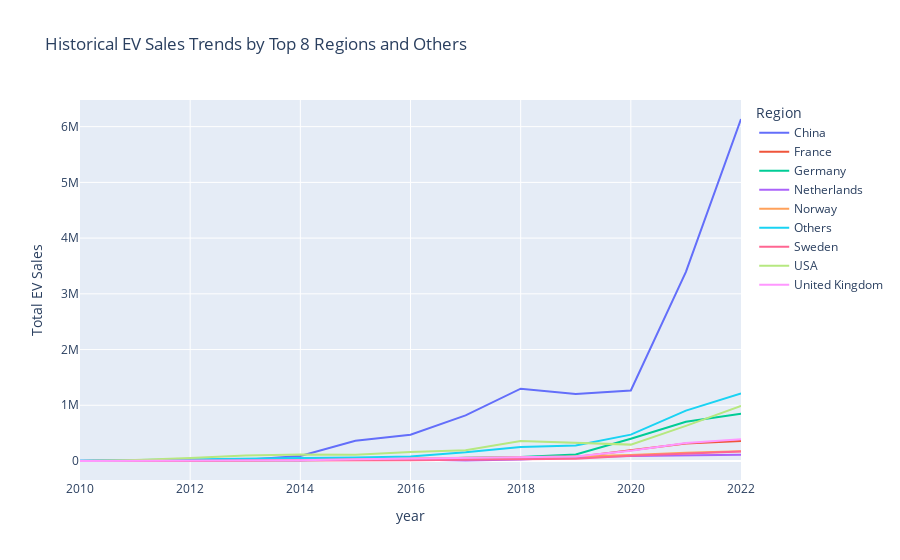

Write notebook code for a chart like this one.
### Code cell
# 3. historical EV sales for the top 8 regions while grouping all other regions as "Others"


# Filter for 'EV sales' and 'Historical' category
historical_ev_sales = data[(data['parameter'] == 'EV sales') & (data['category'] == 'Historical')]

# Find the top 8 regions based on total EV sales
top_regions = historical_ev_sales.groupby('region')['value'].sum().nlargest(8).index.tolist()

# Group data by 'year' and 'region', then calculate total EV sales for each group
sales_by_region_year = historical_ev_sales.groupby(['year', 'region'])['value'].sum().reset_index()

# Mark regions not in the top 8 as 'Others'
sales_by_region_year['region'] = sales_by_region_year['region'].apply(lambda x: x if x in top_regions else 'Others')

# Re-aggregate the data with 'Others' included
aggregated_sales = sales_by_region_year.groupby(['year', 'region'])['value'].sum().reset_index()

# Create the Plotly line chart to visualize the trends
fig = px.line(aggregated_sales, x='year', y='value', color='region',
             labels={
                 "value": "Total EV Sales",
                 "region": "Region"
             },
             title="Historical EV Sales Trends by Top 8 Regions and Others")

# Show the plot
fig.show()

### Figure 1 — Plotly figure (JSON) as saved in the notebook; plotly's stock layout.template omitted (floating-point values rounded to 4 significant figures)
{"data": [{"hovertemplate": "Region=China<br>year=%{x}<br>Total EV Sales=%{y}<extra></extra>", "legendgroup": "China", "line": {"color": "#636efa", "dash": "solid"}, "marker": {"symbol": "circle"}, "mode": "lines", "name": "China", "orientation": "v", "showlegend": true, "type": "scatter", "x": [2010, 2011, 2012, 2013, 2014, 2015, 2016, 2017, 2018, 2019, 2020, 2021, 2022], "xaxis": "x", "y": [3465.0, 6150, 13360, 22840, 89920, 363000, 470000.0, 819480, 1298000, 1202027, 1265021, 3394860, 6137300], "yaxis": "y"}, {"hovertemplate": "Region=France<br>year=%{x}<br>Total EV Sales=%{y}<extra></extra>", "legendgroup": "France", "line": {"color": "#EF553B", "dash": "solid"}, "marker": {"symbol": "circle"}, "mode": "lines", "name": "France", "orientation": "v", "showlegend": true, "type": "scatter", "x": [2010, 2011, 2012, 2013, 2014, 2015, 2016, 2017, 2018, 2019, 2020, 2021, 2022], "xaxis": "x", "y": [1006, 4417, 9925, 14754, 17640, 27661, 34975, 43018, 54300, 70400, 194386, 313500, 357822], "yaxis": "y"}, {"hovertemplate": "Region=Germany<br>year=%{x}<br>Total EV Sales=%{y}<extra></extra>", "legendgroup": "Germany", "line": {"color": "#00cc96", "dash": "solid"}, "marker": {"symbol": "circle"}, "mode": "lines", "name": "Germany", "orientation": "v", "showlegend": true, "type": "scatter", "x": [2010, 2011, 2012, 2013, 2014, 2015, 2016, 2017, 2018, 2019, 2020, 2021, 2022], "xaxis": "x", "y": [310, 1920, 4350, 7402, 14220, 24002, 26630, 58529, 73323, 115500, 400220, 704915, 850245], "yaxis": "y"}, {"hovertemplate": "Region=Netherlands<br>year=%{x}<br>Total EV Sales=%{y}<extra></extra>", "legendgroup": "Netherlands", "line": {"color": "#ab63fa", "dash": "solid"}, "marker": {"symbol": "circle"}, "mode": "lines", "name": "Netherlands", "orientation": "v", "showlegend": true, "type": "scatter", "x": [2010, 2011, 2012, 2013, 2014, 2015, 2016, 2017, 2018, 2019, 2020, 2021, 2022], "xaxis": "x", "y": [162, 956, 5433, 22801, 15304, 45018, 23344, 10940, 28618, 68643, 90222, 98366, 111958], "yaxis": "y"}, {"hovertemplate": "Region=Norway<br>year=%{x}<br>Total EV Sales=%{y}<extra></extra>", "legendgroup": "Norway", "line": {"color": "#FFA15A", "dash": "solid"}, "marker": {"symbol": "circle"}, "mode": "lines", "name": "Norway", "orientation": "v", "showlegend": true, "type": "scatter", "x": [2010, 2011, 2012, 2013, 2014, 2015, 2016, 2017, 2018, 2019, 2020, 2021, 2022], "xaxis": "x", "y": [361, 2042, 4281, 8580, 22260, 34610, 45653, 62790, 74812, 81160, 108921, 149826, 173890], "yaxis": "y"}, {"hovertemplate": "Region=Others<br>year=%{x}<br>Total EV Sales=%{y}<extra></extra>", "legendgroup": "Others", "line": {"color": "#19d3f3", "dash": "solid"}, "marker": {"symbol": "circle"}, "mode": "lines", "name": "Others", "orientation": "v", "showlegend": true, "type": "scatter", "x": [2010, 2011, 2012, 2013, 2014, 2015, 2016, 2017, 2018, 2019, 2020, 2021, 2022], "xaxis": "x", "y": [4119, 18261, 35234, 42570.0, 55654, 64337, 82385, 155285, 253476, 278312, 473250, 904317, 1212505], "yaxis": "y"}, {"hovertemplate": "Region=Sweden<br>year=%{x}<br>Total EV Sales=%{y}<extra></extra>", "legendgroup": "Sweden", "line": {"color": "#FF6692", "dash": "solid"}, "marker": {"symbol": "circle"}, "mode": "lines", "name": "Sweden", "orientation": "v", "showlegend": true, "type": "scatter", "x": [2010, 2011, 2012, 2013, 2014, 2015, 2016, 2017, 2018, 2019, 2020, 2021, 2022], "xaxis": "x", "y": [4, 189, 1210, 1740, 4880, 9041, 12995, 20612, 29907, 42500, 96277, 137830, 168397], "yaxis": "y"}, {"hovertemplate": "Region=USA<br>year=%{x}<br>Total EV Sales=%{y}<extra></extra>", "legendgroup": "USA", "line": {"color": "#B6E880", "dash": "solid"}, "marker": {"symbol": "circle"}, "mode": "lines", "name": "USA", "orientation": "v", "showlegend": true, "type": "scatter", "x": [2010, 2011, 2012, 2013, 2014, 2015, 2016, 2017, 2018, 2019, 2020, 2021, 2022], "xaxis": "x", "y": [1200, 17800, 54000, 97000, 118000, 114000, 160000, 194000, 360000, 325000, 294000, 630000, 990000], "yaxis": "y"}, {"hovertemplate": "Region=United Kingdom<br>year=%{x}<br>Total EV Sales=%{y}<extra></extra>", "legendgroup": "United Kingdom", "line": {"color": "#FF97FF", "dash": "solid"}, "marker": {"symbol": "circle"}, "mode": "lines", "name": "United Kingdom", "orientation": "v", "showlegend": true, "type": "scatter", "x": [2010, 2011, 2012, 2013, 2014, 2015, 2016, 2017, 2018, 2019, 2020, 2021, 2022], "xaxis": "x", "y": [504, 1434, 3000, 4013, 15349, 30085, 40285, 50455, 63816, 78850, 184576, 323890, 388360], "yaxis": "y"}], "layout": {"legend": {"title": {"text": "Region"}, "tracegroupgap": 0}, "title": {"text": "Historical EV Sales Trends by Top 8 Regions and Others"}, "xaxis": {"anchor": "y", "domain": [0, 1], "title": {"text": "year"}}, "yaxis": {"anchor": "x", "domain": [0, 1], "title": {"text": "Total EV Sales"}}}}
